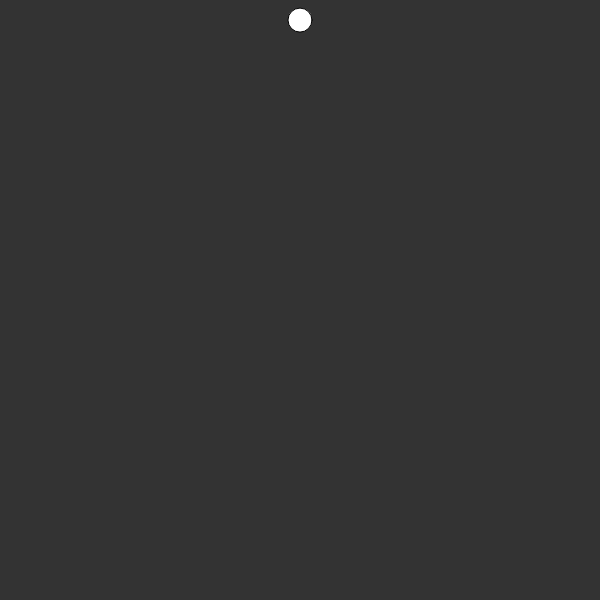
Frame 1 (no input)
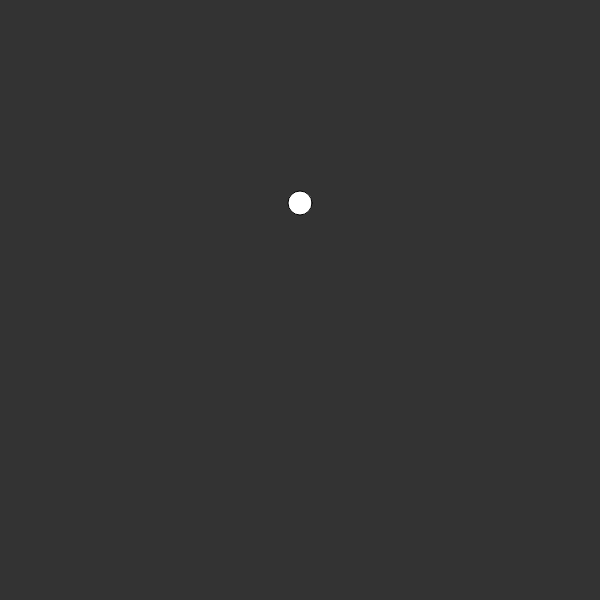
Frame 60 (no input)
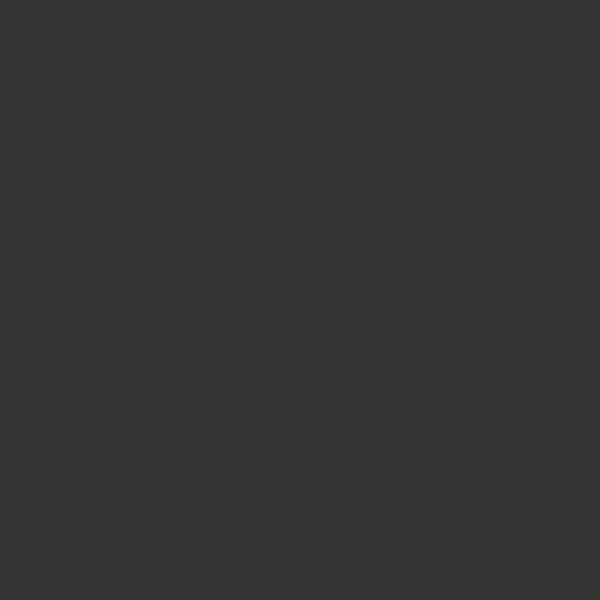
Frame 120 (the mouse pressed at the canvas centre since frame 60)

The p5.js sketch that drew these frames (run headless with seeded random() and noise() and a simulated clock; from frame 60 on, the mouse is pressed at the canvas centre):

// p5.js sketch
// ── sketch.js
let w;

function setup() {

  createCanvas(600, 600);
  w = new Walker();
}

function draw() {

  background(51);
  w.update();
  w.show();
}

class Walker {

  constructor() {
    this.pos = createVector(width / 2, 20);
    this.velocity = createVector(0, 0);
    this.accel = createVector(0, 0.1);
  }

  update() {
    this.velocity.add(this.accel);
    this.pos.add(this.velocity);
  }

  show() {
    fill(255);
    ellipse(this.pos.x, this.pos.y, 24, 24);
  }
}

/*
# Nature_of_Code_p5js

Daniel Shiffman's Nature of Code course on:
https://www.kadenze.com/courses/the-nature-of-code/info


More info:
https://github.com/shiffman/The-Nature-of-Code
http://natureofcode.com/

this.info
Building a Physics Engine
*/
